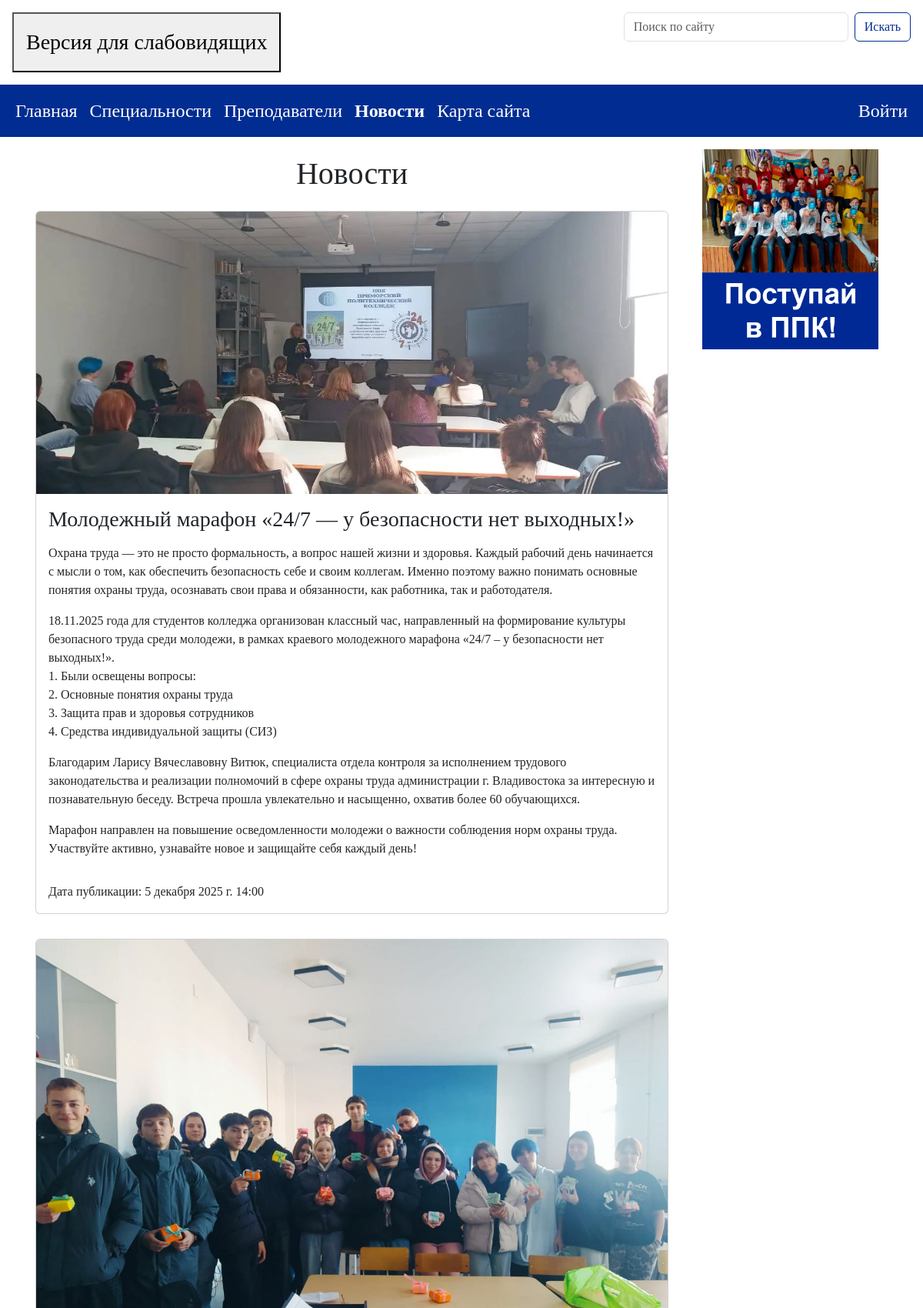
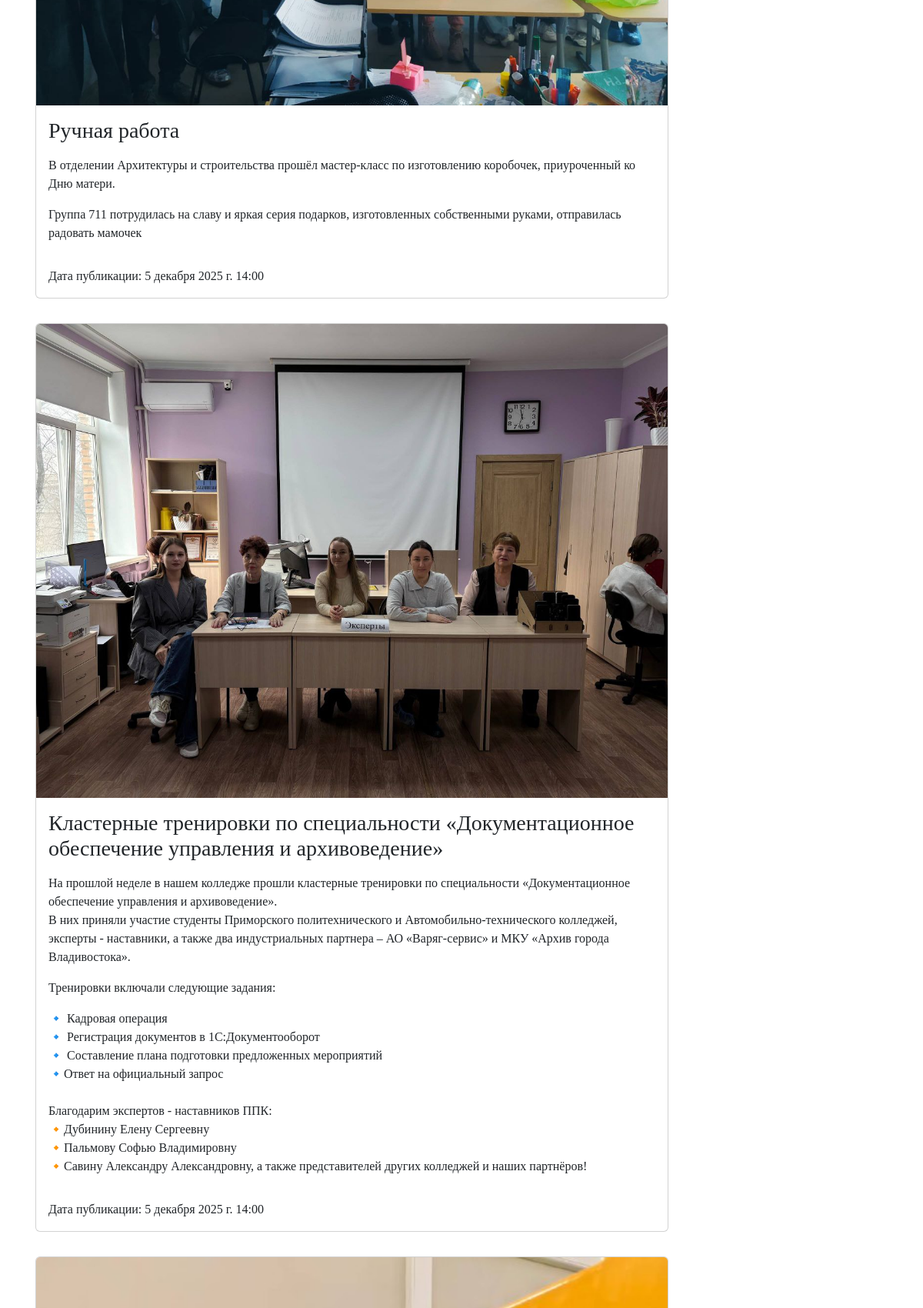
Page /news (upper part) on the committed database (2 pictures, top to bottom).
### main/models.py (models this page shows, shortened)
class News(models.Model):
    title = models.CharField('Заголовок', max_length=100)
    text = models.TextField('Текст')
    image = models.ImageField('Картинка', blank=True, null=True, upload_to='images')
    date = models.DateTimeField(auto_now_add=True)
    class Meta:
        verbose_name = 'Новость'
        verbose_name_plural = 'Новости'

### main/views.py (the view)
# urls.py: path('news', views.news, name='news'),
def news(request):
    news = News.objects.all()
    return render(request, 'main/news.html',
                  {'title': 'Новости', 'news': news, 'banners': ['1', '2', '3']})

### main/context_processors.py (called while the page is built)
def theme_context(request):
    theme_name = request.session.get('theme', settings.DEFAULT_THEME)
    return {
        'theme': settings.THEMES.get(theme_name, settings.THEMES[settings.DEFAULT_THEME]),
        'theme_name': theme_name,
        'available_themes': settings.THEMES,
        'DEFAULT_THEME': settings.DEFAULT_THEME,
    }

### main/templates/main/news.html (shortened to what this page needs)
{% extends 'main/layout.html' %}
{% load tz %}
{% block content %}
<div class="row">
    <div class="col-sm-9">
        <div class="row justify-content-center pt-4">
            <div class="col-md-auto">
                <h1>Новости</h1>
            </div>
        </div>
        <div class="row">
            {% for new in news %}
            <div class="col-sm-12 p-3">
                <div class="card h-100">
                    <img src="{{ new.image.url }}" class="card-img-top" alt="...">
                    <div class="card-body d-flex align-items-start flex-column">
                        <h3 class="card-title mb-auto">{{ new.title }}</h3>
                        <p>{{ new.text|linebreaks }}</p>
                        <p class="mb-0">Дата публикации: {{ new.date|localtime }}</p>
                    </div>
                </div>
            </div>
            {% endfor %}
        </div>
    </div>
    <div class="col-sm-3">
        {% include 'main/banner.html' %}
    </div>
</div>
{% endblock %}

### main/static/main/css/style.css (style rules this page uses)
body { font-family: Times New Roman; }

### rows in the picture
News: image (picture), title "Молодежный марафон «24/7 — у безопасности нет выходных!»", text "Охрана труда — это не просто формальность, а вопрос нашей жизни и здоровья. Каждый рабочий день начинается с мысли о том, как обеспечить безопасность себе и своим коллегам. Именно поэтому важно понимать основные понятия охраны труда, осознавать свои права и обязанности, как работника, так и работодателя. 18.11.2025 года для студентов колледжа организован классный час, направленный на формирование культуры безопасного труда среди молодежи, в рамках краевого молодежного марафона «24/7 – у безопасности нет выходных!». 1. Были освещены вопросы: 2. Основные понятия охраны труда 3. Защита прав и здоровья сотрудников 4. Средства индивидуальной защиты (СИЗ) Благодарим Ларису Вячеславовну Витюк,…", date "5 декабря 2025 г. 14:00"
News: image (picture), title "Ручная работа", text "В отделении Архитектуры и строительства прошёл мастер-класс по изготовлению коробочек, приуроченный ко Дню матери. Группа 711 потрудилась на славу и яркая серия подарков, изготовленных собственными руками, отправилась радовать мамочек", date "5 декабря 2025 г. 14:00"
News: image (picture), title "Кластерные тренировки по специальности «Документационное обеспечение управления и архивоведение»", text "На прошлой неделе в нашем колледже прошли кластерные тренировки по специальности «Документационное обеспечение управления и архивоведение». В них приняли участие студенты Приморского политехнического и Автомобильно-технического колледжей, эксперты - наставники, а также два индустриальных партнера – АО «Варяг-сервис» и МКУ «Архив города Владивостока». Тренировки включали следующие задания: 🔹 Кадровая операция 🔹 Регистрация документов в 1С:Документооборот 🔹 Составление плана подготовки предложенных мероприятий 🔹Ответ на официальный запрос Благодарим экспертов - наставников ППК: 🔸Дубинину Елену Сергеевну 🔸Пальмову Софью Владимировну 🔸Савину Александру Александровну, а также представителей…", date "5 декабря 2025 г. 14:00"
News: image (picture)
